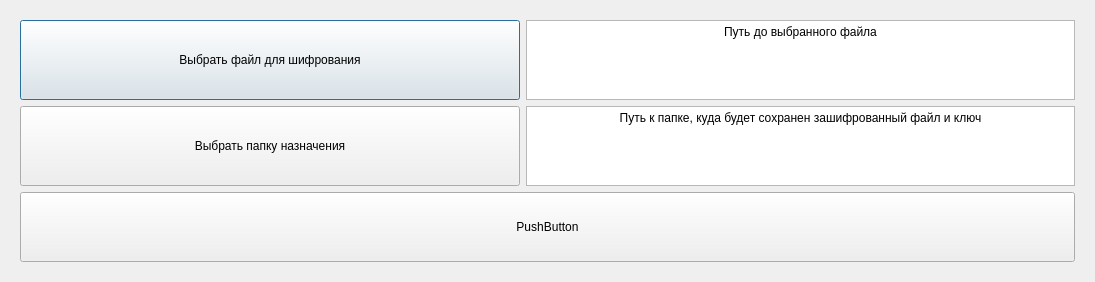
<?xml version="1.0" encoding="UTF-8"?>
<ui version="4.0">
 <class>EncryptWindow</class>
 <widget class="QDialog" name="EncryptWindow">
  <property name="geometry">
   <rect>
    <x>0</x>
    <y>0</y>
    <width>1095</width>
    <height>282</height>
   </rect>
  </property>
  <property name="minimumSize">
   <size>
    <width>950</width>
    <height>0</height>
   </size>
  </property>
  <property name="baseSize">
   <size>
    <width>950</width>
    <height>220</height>
   </size>
  </property>
  <property name="windowTitle">
   <string>Dialog</string>
  </property>
  <layout class="QVBoxLayout" name="verticalLayout_3">
   <item>
    <widget class="QWidget" name="widget" native="true">
     <property name="minimumSize">
      <size>
       <width>1000</width>
       <height>0</height>
      </size>
     </property>
     <property name="baseSize">
      <size>
       <width>0</width>
       <height>0</height>
      </size>
     </property>
     <layout class="QVBoxLayout" name="verticalLayout">
      <item>
       <layout class="QHBoxLayout" name="horizontalLayout">
        <item>
         <widget class="QPushButton" name="pushButton">
          <property name="sizePolicy">
           <sizepolicy hsizetype="Preferred" vsizetype="Preferred">
            <horstretch>0</horstretch>
            <verstretch>0</verstretch>
           </sizepolicy>
          </property>
          <property name="minimumSize">
           <size>
            <width>500</width>
            <height>0</height>
           </size>
          </property>
          <property name="text">
           <string>Выбрать файл для шифрования</string>
          </property>
         </widget>
        </item>
        <item>
         <widget class="QTextBrowser" name="textBrowser">
          <property name="html">
           <string>&lt;!DOCTYPE HTML PUBLIC &quot;-//W3C//DTD HTML 4.0//EN&quot; &quot;http://www.w3.org/TR/REC-html40/strict.dtd&quot;&gt;
&lt;html&gt;&lt;head&gt;&lt;meta name=&quot;qrichtext&quot; content=&quot;1&quot; /&gt;&lt;meta charset=&quot;utf-8&quot; /&gt;&lt;style type=&quot;text/css&quot;&gt;
p, li { white-space: pre-wrap; }
hr { height: 1px; border-width: 0; }
li.unchecked::marker { content: &quot;\2610&quot;; }
li.checked::marker { content: &quot;\2612&quot;; }
&lt;/style&gt;&lt;/head&gt;&lt;body style=&quot; font-family:'Segoe UI'; font-size:9pt; font-weight:400; font-style:normal;&quot;&gt;
&lt;p align=&quot;center&quot; style=&quot; margin-top:0px; margin-bottom:0px; margin-left:0px; margin-right:0px; -qt-block-indent:0; text-indent:0px;&quot;&gt;Путь до выбранного файла&lt;/p&gt;&lt;/body&gt;&lt;/html&gt;</string>
          </property>
         </widget>
        </item>
       </layout>
      </item>
      <item>
       <layout class="QHBoxLayout" name="horizontalLayout_2">
        <item>
         <widget class="QPushButton" name="pushButton_2">
          <property name="sizePolicy">
           <sizepolicy hsizetype="Preferred" vsizetype="Preferred">
            <horstretch>0</horstretch>
            <verstretch>0</verstretch>
           </sizepolicy>
          </property>
          <property name="minimumSize">
           <size>
            <width>500</width>
            <height>0</height>
           </size>
          </property>
          <property name="text">
           <string>Выбрать папку назначения</string>
          </property>
         </widget>
        </item>
        <item>
         <widget class="QTextBrowser" name="textBrowser_2">
          <property name="html">
           <string>&lt;!DOCTYPE HTML PUBLIC &quot;-//W3C//DTD HTML 4.0//EN&quot; &quot;http://www.w3.org/TR/REC-html40/strict.dtd&quot;&gt;
&lt;html&gt;&lt;head&gt;&lt;meta name=&quot;qrichtext&quot; content=&quot;1&quot; /&gt;&lt;meta charset=&quot;utf-8&quot; /&gt;&lt;style type=&quot;text/css&quot;&gt;
p, li { white-space: pre-wrap; }
hr { height: 1px; border-width: 0; }
li.unchecked::marker { content: &quot;\2610&quot;; }
li.checked::marker { content: &quot;\2612&quot;; }
&lt;/style&gt;&lt;/head&gt;&lt;body style=&quot; font-family:'Segoe UI'; font-size:9pt; font-weight:400; font-style:normal;&quot;&gt;
&lt;p align=&quot;center&quot; style=&quot; margin-top:0px; margin-bottom:0px; margin-left:0px; margin-right:0px; -qt-block-indent:0; text-indent:0px;&quot;&gt;Путь к папке, куда будет сохранен зашифрованный файл и ключ&lt;/p&gt;&lt;/body&gt;&lt;/html&gt;</string>
          </property>
         </widget>
        </item>
       </layout>
      </item>
      <item>
       <widget class="QPushButton" name="pushButton_3">
        <property name="sizePolicy">
         <sizepolicy hsizetype="Preferred" vsizetype="Preferred">
          <horstretch>0</horstretch>
          <verstretch>0</verstretch>
         </sizepolicy>
        </property>
        <property name="minimumSize">
         <size>
          <width>0</width>
          <height>70</height>
         </size>
        </property>
        <property name="text">
         <string>PushButton</string>
        </property>
       </widget>
      </item>
     </layout>
    </widget>
   </item>
  </layout>
 </widget>
 <resources/>
 <connections/>
</ui>
